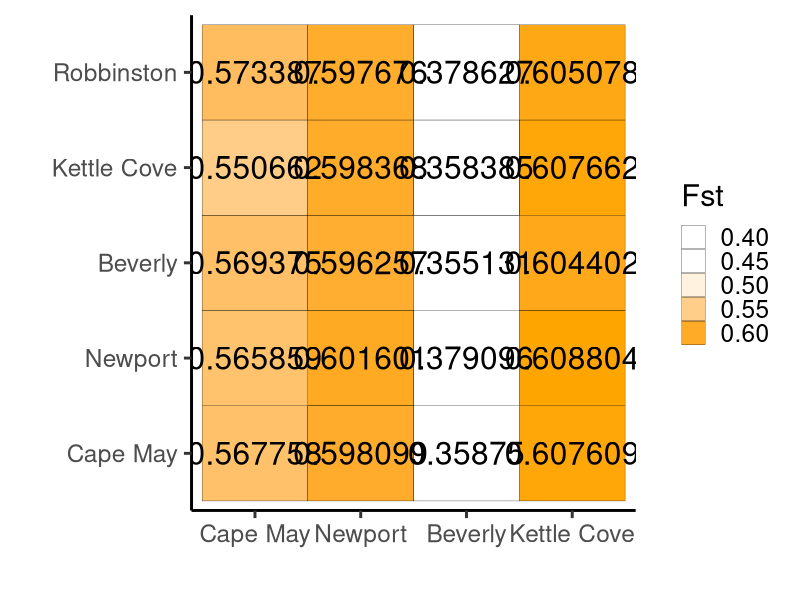

Write R code to recreate this figure. (Note: this script raises an error after producing the figure.)
# making fst correlation plot

library(tidyverse)
library(corrplot)

data = read.csv("both_fst.csv") %>%
  mutate(Fornicata = factor(Fornicata, ordered= TRUE, levels = c("Cape May", "Newport", "Beverly", "Kettle Cove", "Robbinston"))) %>%
  mutate(Plana = factor(Plana, ordered= TRUE, levels = c("Cape May", "Newport", "Beverly", "Kettle Cove")))

ggplot(data, aes(Plana, Fornicata, fill= Fst)) + 
  geom_tile((aes(fill = Fst)), colour="black")+
  geom_text(aes(label = Fst),size=8 ) +
  theme_classic(base_size = 22)+
  scale_fill_gradient2(low = "white", high="orange", midpoint = 0.4819675) +
  guides(fill=guide_legend(title="Fst"))+
  xlab(label = "")+ ylab(label="")

corrplot(data, method = "circle", 
         type = "upper", 
         order="alphabet", #hierarchical clustering order of factors
         tl.col="black", tl.srt=45, #text label color and rotation
         # p.mat = time30dip_p.mat, sig.level = 0.05, insig = "blank" #combine with significance
         #title = "T30" #can add title, but adds it really high for some reason
) 